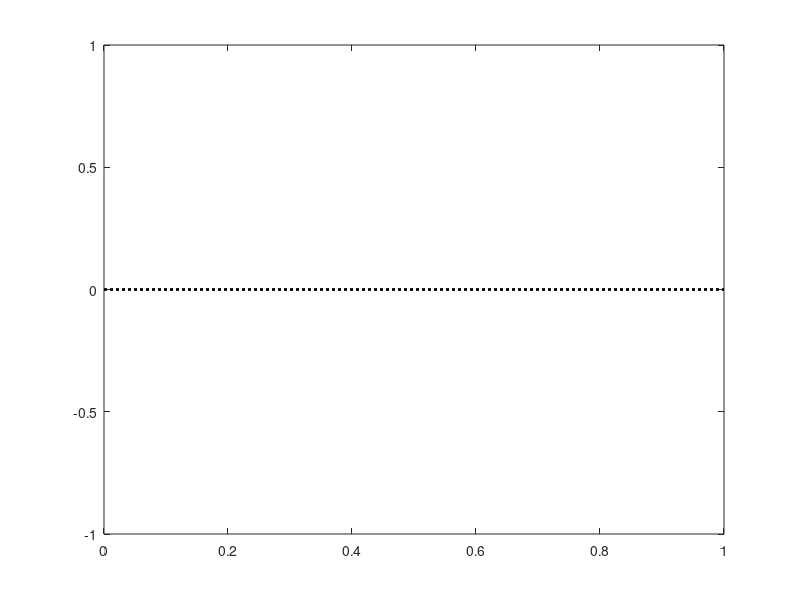

Write the MATLAB code that produced this figure. (Note: this script raises an error after producing the figure.)
% Fig3.m
%
% Purpose: Plot Figure 3 in Fish to Fight by Yifan Lu and Satoshi Yamazaki
%

clear variables
clc
close all

%%%%%%%%%%%%%%%%%%%%%%%%%%%%%%%%%%%%%%%%%%%%%%%%%%%%%
% 1. READ DATA
%%%%%%%%%%%%%%%%%%%%%%%%%%%%%%%%%%%%%%%%%%%%%%%%%%%%%

% point estimate
conflict0   = 0.134;
conflict50  = 0.744;
conflict100 = 1.501;
conflict150 = 1.605;
conflict200 = 1.571;

% 95% CIs
LB0 = conflict0-0.067;
UB0 = 0.2-conflict0;
LB50 = conflict50-0.380;
UB50 = 1.108-conflict50;
LB100 = conflict100-0.852;
UB100 = 2.150-conflict100;
LB150 = conflict150-0.873;
UB150 = 2.2385-conflict150;
LB200 = conflict200-0.757;
UB200 = 2.385-conflict200;

%%%%%%%%%%%%%%%%%%%%%%%%%%%%%%%%%%%%%%%%%%%%%%%%%%%%%
% 2. PLOT
%%%%%%%%%%%%%%%%%%%%%%%%%%%%%%%%%%%%%%%%%%%%%%%%%%%%%


% aux line
auxX = [0 1];
auxY = [0 0];

% plot
figure
aLine=plot(auxX,auxY,...
    'LineStyle',':',...
    'Color','k',...
    'LineWidth',2);
hold all
errorbar(0.1,conflict0,LB0,UB0,...
    'LineStyle','none',...
    'Color','k',...
    'LineWidth',2,...
    'Marker','o',...
    'MarkerEdgeColor','k',...
    'MarkerFaceColor','w')
errorbar(0.3,conflict50,LB50,UB50,...
    'LineStyle','none',...
    'Color','k',...
    'LineWidth',2,...
    'Marker','o',...
    'MarkerEdgeColor','k',...
    'MarkerFaceColor','w')
errorbar(0.5,conflict100,LB100,UB100,...
    'LineStyle','none',...
    'Color','k',...
    'LineWidth',2,...
    'Marker','o',...
    'MarkerEdgeColor','k',...
    'MarkerFaceColor','w')
errorbar(0.7,conflict150,LB150,UB150,...
    'LineStyle','none',...
    'Color','k',...
    'LineWidth',2,...
    'Marker','o',...
    'MarkerEdgeColor','k',...
    'MarkerFaceColor','w')
errorbar(0.9,conflict200,LB200,UB200,...
    'LineStyle','none',...
    'Color','k',...
    'LineWidth',2,...
    'Marker','o',...
    'MarkerEdgeColor','k',...
    'MarkerFaceColor','w')
xlabel('Search range',...
    'Fontname', 'times new roman','FontSize',16)
ylabel('Coefficient estimate (\beta)',...
    'Fontname', 'times new roman','FontSize',16)
xlim([0,1])
ylim([-0.2,2.6])
set(gca,'XTick',[0.1 0.3 0.5 0.7 0.9],...
        'YTick',[0 0.5 1 1.5 2 2.5],...
        'XTickLabel',{'0 nmi';'50 nmi';'100 nmi';'150 nmi';'200 nmi'},...
        'YTickLabel',{'0';'0.5';'1.0';'1.5';'2.0'},...
        'Fontname', 'times new roman','FontSize',12,...
        'Box','off')
